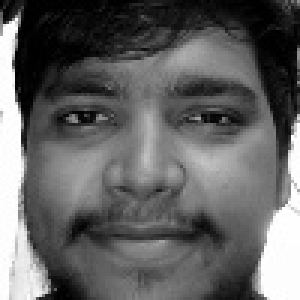
#> input picture images/Aniket_1.jpg, 100 x 100 px, given in place of the camera (shown 3 times larger)
$ python collect_data.py
#> lines starting #> are read from the running program, lines starting #| are printed output that depends on the picture; after the words box and inside, x2 and y2 are one past the last pixel; in counts of white or black regions, pixels touching at a corner belong together
import cv2              # OpenCV for computer vision functions
import numpy as np      # NumPy for array operations
import os               # OS for directory and path handling
import time             # Time module for delays

# Load Haar Cascade Classifier
base_dir = os.path.dirname(os.path.abspath(__file__))    # Get current script directory
cascade_path = os.path.join(base_dir, "haarcascade_frontalface_default.xml")  ## Path to Haar XML file
classifier = cv2.CascadeClassifier(cascade_path)         # Load the classifier

# Directory to save images
save_dir = "E:\\Face Recognition Project\\AIML project\\images"
os.makedirs(save_dir, exist_ok=True)         # Create directory if it doesn't exist

# Initialize webcam
cap = cv2.VideoCapture(0)      # Start webcam capture (0 for default camera)
data = []                      # List to store captured face images
count = 0                      # Counter for number of images captured
max_images = 100               # Maximum number of images to capture

print("[INFO] Starting webcam face capture...")

while count < max_images:
    ret, frame = cap.read()          # Read a frame from webcam
#> frame is the input picture: shape (100, 100, 3); min 0, max 255, mean 98.3
    if not ret:
        print("[ERROR] Failed to capture frame from webcam.")
        continue                     # Skip this iteration if frame capture failed

    gray = cv2.cvtColor(frame, cv2.COLOR_BGR2GRAY)
    face_points = classifier.detectMultiScale(gray, scaleFactor=1.3, minNeighbors=5)
#> face_points = [[5, 7, 89, 89]]

    for (x, y, w, h) in face_points:    # Crop the face from the original colored frame
        face_frame = frame[y:y + h, x:x + w]
        face_frame = cv2.resize(face_frame, (100, 100))      # Resize the face to 100x100 pixels (standard input size)
        face_gray = cv2.cvtColor(face_frame, cv2.COLOR_BGR2GRAY)   # Convert to grayscale before saving (as model expects grayscale input)

       # Add face image to the data list
        data.append(face_gray)
        count += 1

        print(f"[INFO] Captured {count}/{max_images}")
        cv2.imshow("Face", face_gray)    # Show the face being captured
        time.sleep(0.1)   # Small delay to avoid rapid-fire captures
        break            # Exit the inner loop after capturing one face per frame
#> this loop made 1 pass
#> (x, y, w, h, count) on pass 1: (5, 7, 89, 89, 1)
#| [INFO] Captured 1/100
#> pass 1, `face_frame = frame[y:y + h, x:x + w]`:
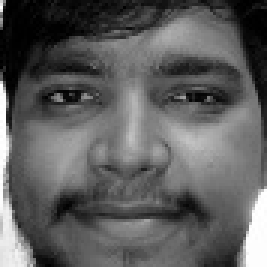
#> face_frame: shape (89, 89, 3) (shown 3 times larger); min 0, max 255, mean 93.3
#> pass 1, `face_frame = cv2.resize(face_frame, (100, 100))`:
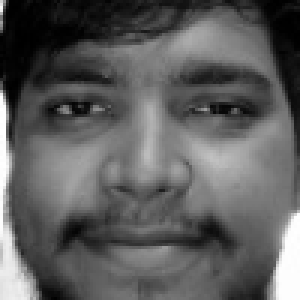
#> face_frame: shape (100, 100, 3) (shown 3 times larger); min 0, max 255, mean 93.2
#> after the loop, count = 1; data = 1 item

    cv2.putText(frame, f"Capturing: {count}/{max_images}", (20, 40),  # Show webcam feed with capture progress overlayed
                cv2.FONT_HERSHEY_SIMPLEX, 1, (0, 0, 255), 2)
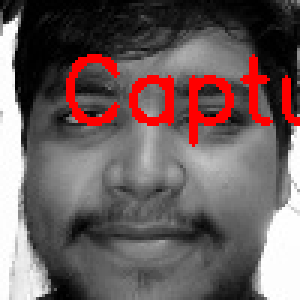
#> frame: shape (100, 100, 3) (shown 3 times larger); 5.91% of pixels changed, all inside (x1, y1, x2, y2) = (22, 18, 100, 49)
    cv2.imshow("Webcam Feed", frame)

    # Break loop if user presses 'q'
    if cv2.waitKey(1) & 0xFF == ord('q'):
#> (key q is pressed here)
        print("[INFO] Quit requested.")
        break

cap.release()    # Stop webcam
cv2.destroyAllWindows() #Close all openCV windows

# Save images if enough were collected
if count == max_images:
    name = input("Enter the person's name: ").strip()   # Prompt user to input name
    for i in range(max_images):
        filename = os.path.join(save_dir, f"{name}_{i}.jpg")  # Generate filename with person's name
        cv2.imwrite(filename, data[i])      # Save face image
    print(f"[INFO] {max_images} face images saved for '{name}' in: {save_dir}")
else:
    print("[INFO] Not enough data collected. Only", count, "images were saved.")
#| [INFO] Not enough data collected. Only 1 images were saved.
